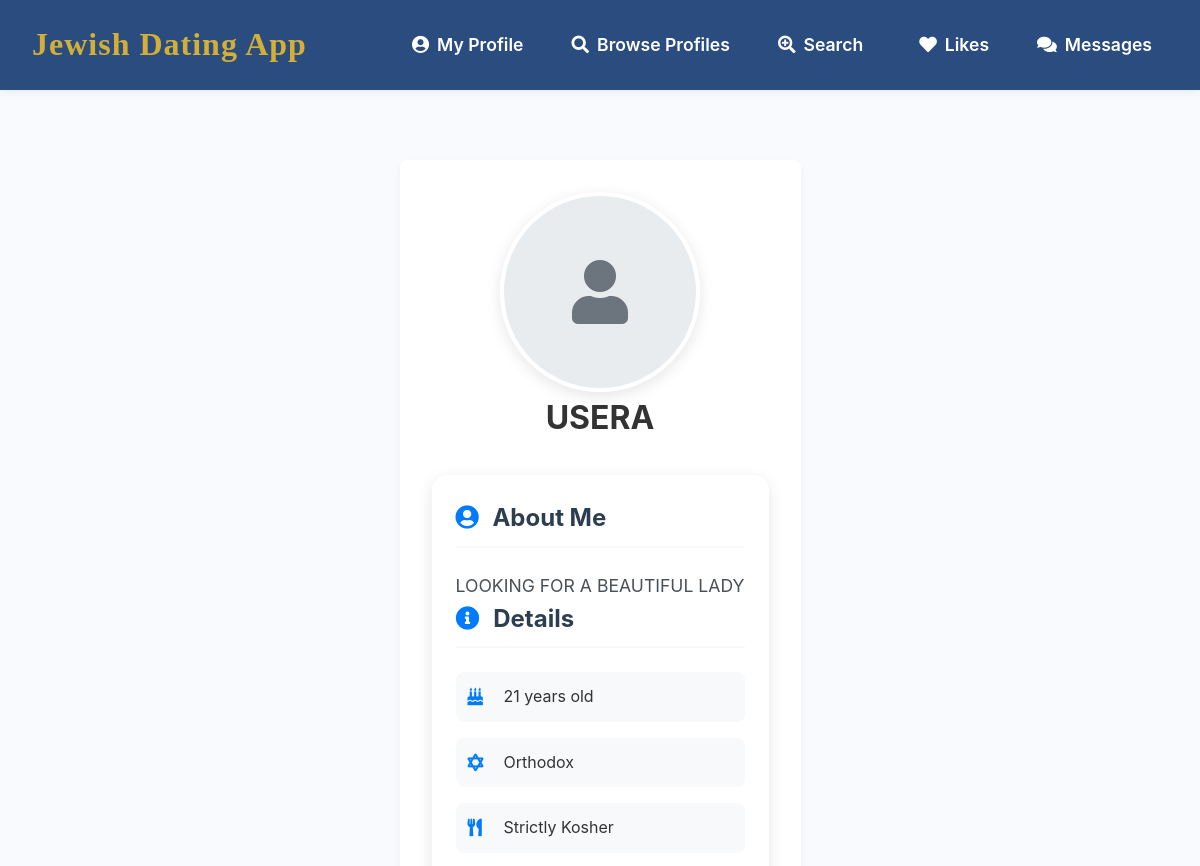
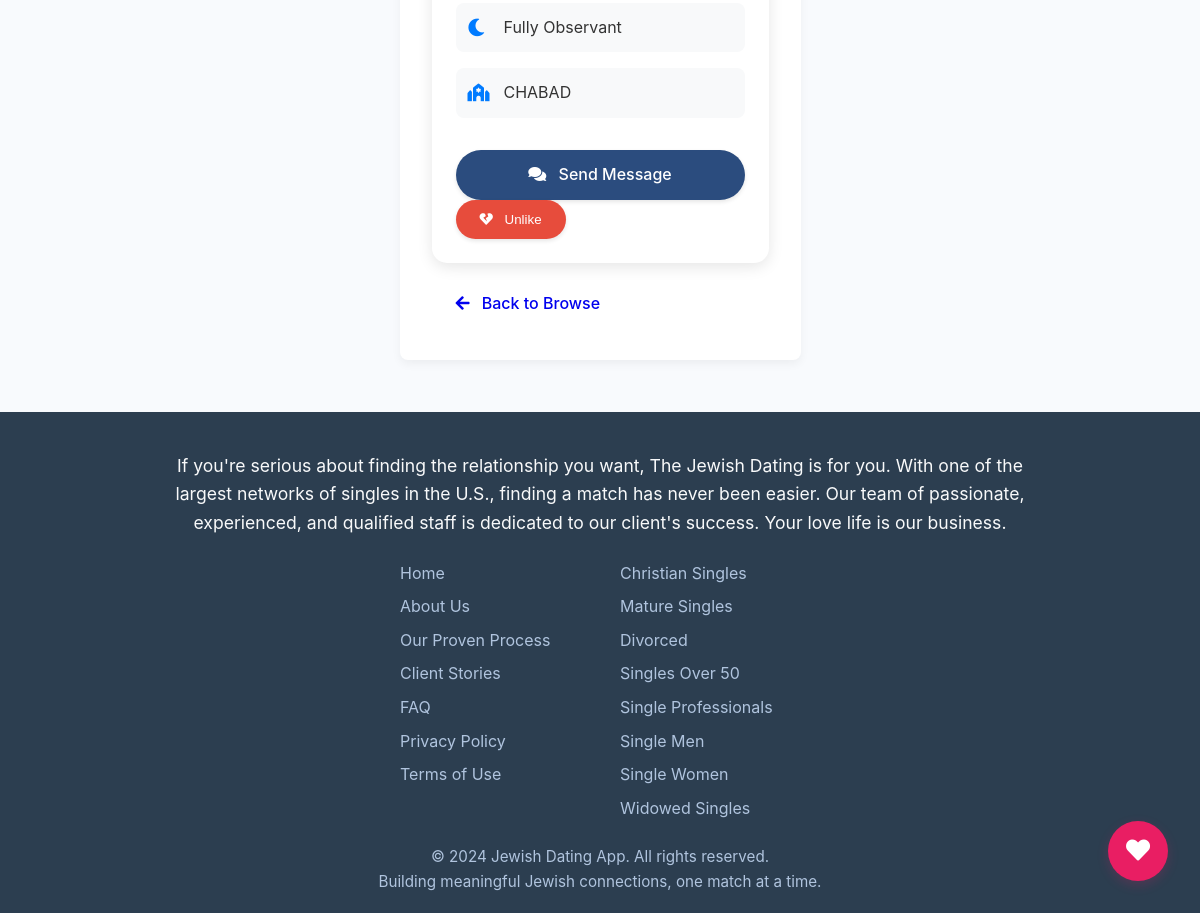
The app's page /user_profile/1 (signed in) with its own data (2 pictures, top to bottom).
### tables this page shows
CREATE TABLE users (
            id INTEGER PRIMARY KEY AUTOINCREMENT,
            username TEXT UNIQUE NOT NULL,
            password TEXT NOT NULL
        , last_active DATETIME);

CREATE TABLE profiles (
            id INTEGER PRIMARY KEY AUTOINCREMENT,
            user_id INTEGER UNIQUE NOT NULL,
            age INTEGER,
            bio TEXT,
            observance_level TEXT,
            kosher_level TEXT,
            shabbat_observance TEXT,
            synagogue_affiliation TEXT,
            profile_picture TEXT, -- NEW COLUMN for profile picture filename
            FOREIGN KEY (user_id) REFERENCES users(id)
        );

### app.py (the view)
@app.route('/user_profile/<int:user_id>')
@login_required
def view_user_profile(user_id):
    conn = get_db_connection()
    current_user_id = g.user['id']
    if user_id == current_user_id:
        conn.close()
        return redirect(url_for('profile'))
    target_user = conn.execute(
        'SELECT id, username FROM users WHERE id = ?', (user_id,)
    ).fetchone()
    if target_user is None:
        conn.close()
        flash('User not found.', 'error')
        return redirect(url_for('browse_profiles'))
    target_profile = conn.execute(
        '''SELECT age, bio, observance_level, kosher_level, shabbat_observance, synagogue_affiliation
           FROM profiles WHERE user_id = ?''', (user_id,)
    ).fetchone()
    is_liked_by_me = conn.execute(
        'SELECT 1 FROM likes WHERE liker_id = ? AND liked_id = ?',
        (current_user_id, user_id)
    ).fetchone() is not None
    conn.close()
    return render_template('view_profile.html',
                           target_user=target_user,
                           target_profile=target_profile,
                           is_liked_by_me=is_liked_by_me)

### app.py (called while the page is built)
def get_db_connection():
    conn = sqlite3.connect(app.config['DATABASE'])
    conn.row_factory = sqlite3.Row
    return conn

@app.context_processor
def inject_now():
    return {'now': datetime.datetime.now()}

@app.before_request
def load_logged_in_user():
    user_id = session.get('user_id')
    if user_id is None:
        g.user = None
    else:
        conn = get_db_connection()
        g.user = conn.execute(
            'SELECT * FROM users WHERE id = ?', (user_id,)
        ).fetchone()
        conn.execute(
            'UPDATE users SET last_active = CURRENT_TIMESTAMP WHERE id = ?', (user_id,)
        )
        conn.commit()
        conn.close()

def login_required(view):
    @wraps(view)
    def wrapped_view(*args, **kwargs):
        if g.user is None:
            flash('You need to be logged in to access this page.', 'warning')
            return redirect(url_for('login'))
        return view(*args, **kwargs)
    return wrapped_view

### templates/view_profile.html (shortened to what this page needs)
{% extends "base.html" %}
{% block content %}
<div class="container py-5">
    <div class="profile-view-container">
        <div class="profile-header text-center mb-5">
            <div class="profile-image-large">
                {% if target_profile.profile_picture %}
                    <img src="{{ url_for('static', filename='uploads/' + target_profile.profile_picture) }}"
                         alt="{{ target_user.username }}"
                         class="profile-image">
                {% else %}
                    <div class="profile-image-placeholder">
                        <i class="fas fa-user"></i>
                    </div>
                {% endif %}
            </div>
            <h1 class="display-4 mt-4">{{ target_user.username }}</h1>
        </div>
        {% if target_profile %}
            <div class="profile-content">
                <div class="row">
                    <div class="col-md-8 mx-auto">
                        <div class="card profile-details-card">
                            <div class="card-body">
                                <div class="profile-section">
                                    <h3 class="section-title">
                                        <i class="fas fa-user-circle"></i> About Me
                                    </h3>
                                    <p class="bio-text">{{ target_profile.bio }}</p>
                                </div>
                                <div class="profile-section">
                                    <h3 class="section-title">
                                        <i class="fas fa-info-circle"></i> Details
                                    </h3>
                                    <div class="details-grid">
                                        <div class="detail-item">
                                            <i class="fas fa-birthday-cake"></i>
                                            <span>{{ target_profile.age }} years old</span>
                                        </div>
                                        <div class="detail-item">
                                            <i class="fas fa-star-of-david"></i>
                                            <span>{{ target_profile.observance_level }}</span>
                                        </div>
                                        <div class="detail-item">
                                            <i class="fas fa-utensils"></i>
                                            <span>{{ target_profile.kosher_level }}</span>
                                        </div>
                                        <div class="detail-item">
                                            <i class="fas fa-moon"></i>
                                            <span>{{ target_profile.shabbat_observance }}</span>
                                        </div>
                                        {% if target_profile.synagogue_affiliation %}
                                        <div class="detail-item">
                                            <i class="fas fa-synagogue"></i>
                                            <span>{{ target_profile.synagogue_affiliation }}</span>
                                        </div>
                                        {% endif %}
                                    </div>
                                </div>
                                <div class="profile-actions mt-4">
                                    <div class="d-flex justify-content-center gap-3">
                                        <a href="{{ url_for('conversation', user_id=target_user.id) }}"
                                           class="btn btn-primary">
                                            <i class="fas fa-comments"></i> Send Message
                                        </a>
                                        <form action="{{ url_for('like_profile', user_id=target_user.id) }}"
                                              method="POST"
                                              class="d-inline">
                                            {% if is_liked_by_me %}
                                                <button type="submit" class="btn btn-danger">
                                                    <i class="fas fa-heart-broken"></i> Unlike
                                                </button>
                                            {% else %}
                                                <button type="submit" class="btn btn-primary">
                                                    <i class="fas fa-heart"></i> Like
                                                </button>
                                            {% endif %}
                                        </form>
                                    </div>
                                </div>
                            </div>
                        </div>
                    </div>
                </div>
            </div>
        {% else %}
            <div class="text-center">
                <p class="lead text-muted">This user has not set up a profile yet.</p>
            </div>
        {% endif %}
        <div class="text-center mt-4">
            <a href="{{ url_for('browse_profiles') }}" class="btn btn-outline-secondary">
                <i class="fas fa-arrow-left"></i> Back to Browse
            </a>
        </div>
    </div>
</div>
{% endblock %}

### static/style.css (style rules this page uses)
.profile-header { text-align: center; margin-bottom: 2rem; }
.btn-primary { display: block; width: 100%; padding: 0.75rem; font-size: 1rem; font-weight: 500; text-align: center; color: #fff; background-color: #007bff; border: 1px solid #007bff; border-radius: 0.25rem; cursor: pointer; transition: background-color 0.15s ease-in-out, border-color 0.15s ease-in-out; }

### templates/base.html (style rules this page uses)
html, body { height: 100%; }
body { min-height: 100vh; display: flex; flex-direction: column; font-family: 'Inter', sans-serif; line-height: 1.6; color: #333; background-color: #f8fafd; padding-top: 80px; }
:root { --primary-color: #2B4C7E; --secondary-color: #D4AF37; --success-color: #2ecc71; --danger-color: #e74c3c; --warning-color: #f1c40f; --light-gray: #f8fafd; --dark-gray: #2c3e50; --text-color: #333; --border-radius: 8px; --box-shadow: 0 4px 10px rgba(0,0,0,0.05); }
* { margin: 0; padding: 0; box-sizing: border-box; }
.btn-primary { display: flex; align-items: center; gap: 0.5rem; padding: 0.6rem 1.25rem; background: var(--primary-color); color: white; border: none; border-radius: 8px; font-weight: 500; transition: all 0.3s ease; text-decoration: none; }
.container { background-color: white; border-radius: var(--border-radius); box-shadow: var(--box-shadow); padding: 2rem; margin-bottom: 2rem; }
.btn { display: inline-block; padding: 0.8rem 1.5rem; border: none; border-radius: var(--border-radius); font-weight: 500; text-decoration: none; cursor: pointer; transition: all 0.3s ease; }
.btn-danger { background-color: var(--danger-color); color: white; }
.card { background-color: white; border-radius: var(--border-radius); box-shadow: var(--box-shadow); padding: 1.5rem; margin-bottom: 1rem; }

### templates/view_profile.html (style rules this page uses)
.profile-view-container { max-width: 1200px; margin: 0 auto; }
.profile-image-large { width: 200px; height: 200px; margin: 0 auto; border-radius: 50%; overflow: hidden; box-shadow: 0 4px 15px rgba(0, 0, 0, 0.1); border: 4px solid #fff; }
.profile-image-placeholder { width: 100%; height: 100%; display: flex; align-items: center; justify-content: center; background-color: #e9ecef; color: #6c757d; font-size: 4rem; }
.profile-details-card { border: none; border-radius: 15px; box-shadow: 0 4px 15px rgba(0, 0, 0, 0.1); background: #fff; }
.section-title { color: #2c3e50; font-size: 1.5rem; margin-bottom: 1.5rem; padding-bottom: 0.5rem; border-bottom: 2px solid #f8f9fa; }
.section-title i { color: #007bff; margin-right: 0.5rem; }
.bio-text { color: #495057; line-height: 1.6; font-size: 1.1rem; }
.details-grid { display: grid; grid-template-columns: repeat(auto-fit, minmax(200px, 1fr)); gap: 1rem; margin-top: 1rem; }
.detail-item { display: flex; align-items: center; padding: 0.75rem; background: #f8f9fa; border-radius: 8px; transition: transform 0.2s ease; }
.detail-item i { width: 24px; margin-right: 0.75rem; color: #007bff; font-size: 1.1rem; }
.profile-actions { margin-top: 2rem; }
.btn { padding: 0.75rem 1.5rem; border-radius: 25px; font-weight: 500; transition: all 0.2s ease-in-out; }
.btn i { margin-right: 0.5rem; }
.btn-primary, .btn-danger { box-shadow: 0 2px 4px rgba(0, 0, 0, 0.1); }
.btn-outline-secondary { border-width: 2px; }
.gap-3 { gap: 1rem; }

### records on screen
users: username "USERA"
profiles: bio "LOOKING FOR A BEAUTIFUL LADY", age "21", observance_level "Orthodox", kosher_level "Strictly Kosher", shabbat_observance "Fully Observant", synagogue_affiliation "CHABAD"
